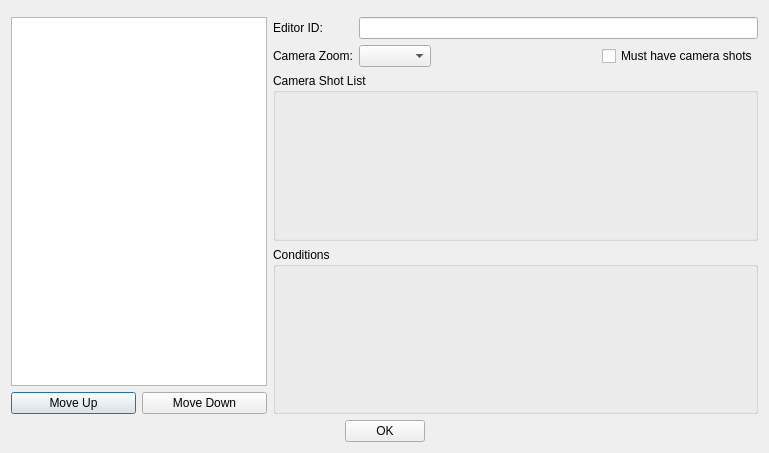
<?xml version="1.0" encoding="UTF-8"?>
<ui version="4.0">
 <class>CameraPathsDialog</class>
 <widget class="QDialog" name="CameraPathsDialog">
  <property name="geometry">
   <rect>
    <x>0</x>
    <y>0</y>
    <width>769</width>
    <height>453</height>
   </rect>
  </property>
  <property name="windowTitle">
   <string>Camera Paths</string>
  </property>
  <layout class="QGridLayout" name="gridLayout_2" columnstretch="0,1">
   <item row="0" column="0" colspan="2">
    <widget class="DKBreadcrumbBar" name="breadcrumbs"/>
   </item>
   <item row="1" column="0">
    <layout class="QVBoxLayout" name="verticalLayout">
     <item>
      <widget class="QTreeView" name="tree"/>
     </item>
     <item>
      <layout class="QHBoxLayout" name="horizontalLayout">
       <item>
        <widget class="QPushButton" name="buttonMoveUp">
         <property name="text">
          <string>Move Up</string>
         </property>
        </widget>
       </item>
       <item>
        <widget class="QPushButton" name="buttonMoveDown">
         <property name="text">
          <string>Move Down</string>
         </property>
        </widget>
       </item>
      </layout>
     </item>
    </layout>
   </item>
   <item row="1" column="1">
    <layout class="QGridLayout" name="gridLayout">
     <item row="1" column="1">
      <widget class="QComboBox" name="zoom"/>
     </item>
     <item row="2" column="0" colspan="4">
      <widget class="QGroupBox" name="groupBox">
       <property name="title">
        <string>Camera Shot List</string>
       </property>
       <layout class="QGridLayout" name="gridLayout_3">
        <item row="0" column="0">
         <widget class="DKFormListPane" name="cameraShots">
          <property name="showFormTypes">
           <bool>false</bool>
          </property>
         </widget>
        </item>
       </layout>
      </widget>
     </item>
     <item row="1" column="3">
      <widget class="QCheckBox" name="mustHaveCameraShots">
       <property name="text">
        <string>Must have camera shots</string>
       </property>
      </widget>
     </item>
     <item row="0" column="0">
      <widget class="QLabel" name="label">
       <property name="text">
        <string>Editor ID:</string>
       </property>
       <property name="buddy">
        <cstring>editorID</cstring>
       </property>
      </widget>
     </item>
     <item row="1" column="0">
      <widget class="QLabel" name="label_2">
       <property name="text">
        <string>Camera Zoom:</string>
       </property>
       <property name="buddy">
        <cstring>zoom</cstring>
       </property>
      </widget>
     </item>
     <item row="1" column="2">
      <spacer name="horizontalSpacer_3">
       <property name="orientation">
        <enum>Qt::Orientation::Horizontal</enum>
       </property>
       <property name="sizeHint" stdset="0">
        <size>
         <width>40</width>
         <height>20</height>
        </size>
       </property>
      </spacer>
     </item>
     <item row="3" column="0" colspan="4">
      <widget class="QGroupBox" name="groupBox_2">
       <property name="title">
        <string>Conditions</string>
       </property>
       <layout class="QGridLayout" name="gridLayout_4">
        <item row="0" column="0">
         <widget class="DKConditionList" name="conditions"/>
        </item>
       </layout>
      </widget>
     </item>
     <item row="0" column="1" colspan="3">
      <widget class="QLineEdit" name="editorID"/>
     </item>
    </layout>
   </item>
   <item row="2" column="0" colspan="2">
    <layout class="QHBoxLayout" name="horizontalLayout_2">
     <item>
      <spacer name="horizontalSpacer">
       <property name="orientation">
        <enum>Qt::Orientation::Horizontal</enum>
       </property>
       <property name="sizeHint" stdset="0">
        <size>
         <width>40</width>
         <height>20</height>
        </size>
       </property>
      </spacer>
     </item>
     <item>
      <widget class="QPushButton" name="buttonOK">
       <property name="text">
        <string>OK</string>
       </property>
      </widget>
     </item>
     <item>
      <spacer name="horizontalSpacer_2">
       <property name="orientation">
        <enum>Qt::Orientation::Horizontal</enum>
       </property>
       <property name="sizeHint" stdset="0">
        <size>
         <width>40</width>
         <height>20</height>
        </size>
       </property>
      </spacer>
     </item>
    </layout>
   </item>
  </layout>
 </widget>
 <customwidgets>
  <customwidget>
   <class>DKBreadcrumbBar</class>
   <extends>QWidget</extends>
   <header>widgets/DKBreadcrumbBar.h</header>
   <container>1</container>
  </customwidget>
  <customwidget>
   <class>DKFormListPane</class>
   <extends>QWidget</extends>
   <header>widgets/DKFormListPane.h</header>
  </customwidget>
  <customwidget>
   <class>DKConditionList</class>
   <extends>QWidget</extends>
   <header>widgets/DKConditionList.h</header>
  </customwidget>
 </customwidgets>
 <tabstops>
  <tabstop>breadcrumbs</tabstop>
  <tabstop>tree</tabstop>
  <tabstop>buttonMoveUp</tabstop>
  <tabstop>buttonMoveDown</tabstop>
  <tabstop>editorID</tabstop>
  <tabstop>zoom</tabstop>
  <tabstop>mustHaveCameraShots</tabstop>
  <tabstop>cameraShots</tabstop>
  <tabstop>conditions</tabstop>
  <tabstop>buttonOK</tabstop>
 </tabstops>
 <resources/>
 <connections/>
</ui>
